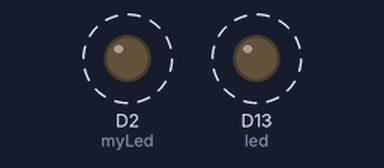
Simulated run of this program. Board: CircuitPython board. Shown: output pins drawn as LEDs (lit = HIGH). Dashed ring = blinking.

Above: at 0.5 s.
Timing chart, 0 to 4.6 s (numbered marks = the images above):
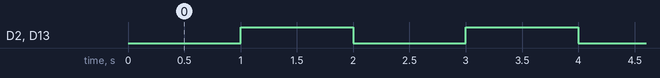

The program:

main.py
```python
# main.py
# blink built-in and user-added LED

import board
import time
from digitalio import DigitalInOut, Direction

# create IO objects
# be sure to replace D13 and D2
# with pins appropriate to your board
led = DigitalInOut(board.D13)  # built-in LED
myLed = DigitalInOut(board.D2)  # led added by user in circuit

# initialize pins as outputs
led.direction = Direction.OUTPUT
myLed.direction = Direction.OUTPUT

# initialize LED states
led.value = True
myLed.value = True

while True:
    led.value = not led.value
    myLed.value = not myLed.value

    time.sleep(1)
```

Measured:
- by itself, D2 (myLed), D13 (led): alternates HIGH for 1.0 s and LOW for 1.0 s
